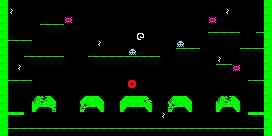

A 2D game scene composited from a Tiled map and its tileset images. What follows is a short description and the map's XML, with every tile layer's data as written:
An orthogonal 34x17 tile map with 8x8 px tiles, 1 tile layer (Tile Layer 1) and 8 objects (0, 1, 2, leftleft, rightright, ...).

<map version="1.0" orientation="orthogonal" renderorder="right-down" width="34" height="17" tilewidth="8" tileheight="8" nextobjectid="46">
 <properties>
  <property name="name" value="last battle" />
 </properties>
 <tileset firstgid="1" name="tileset" tilewidth="8" tileheight="8">
  <image source="tileset.png" width="160" height="80" />
 </tileset>
 <layer name="Tile Layer 1" width="34" height="17">
  <properties>
   <property name="texture" value="tileset" />
  </properties>
  <data encoding="csv">
1,0,0,0,0,0,0,0,0,0,0,0,0,0,0,0,0,0,0,0,0,0,0,0,0,0,0,0,0,0,0,0,0,1,
1,6,0,0,0,0,0,0,0,0,0,0,0,0,0,0,0,0,0,0,0,0,0,0,0,0,0,0,6,0,0,0,0,1,
1,0,0,0,0,0,0,0,7,0,0,0,0,0,0,0,0,0,0,0,0,0,0,0,0,0,7,0,0,0,0,0,0,1,
1,0,0,0,0,2,2,2,0,0,0,0,0,0,0,0,0,0,0,0,0,0,0,0,0,0,0,0,0,0,0,0,0,1,
1,0,0,0,0,0,0,0,0,0,0,0,0,0,0,0,0,13,0,0,0,0,0,0,0,0,2,2,2,2,0,0,2,1,
1,2,2,2,0,0,0,0,0,0,0,0,6,0,0,0,0,0,0,0,0,0,27,0,0,0,0,0,0,0,0,0,0,1,
1,0,0,0,0,0,0,0,0,0,0,0,0,0,0,0,27,0,0,0,0,0,2,2,2,0,0,0,0,0,2,2,2,1,
1,0,0,2,2,2,2,2,0,0,0,2,2,2,2,2,2,2,2,2,0,0,0,0,0,0,0,6,9,10,14,0,0,1,
1,0,6,0,0,0,0,0,0,0,0,0,0,0,0,0,0,0,0,0,0,0,0,0,0,0,0,2,2,7,0,0,0,1,
1,0,0,0,0,0,0,0,0,0,0,0,0,0,0,0,0,0,0,0,0,0,0,0,0,0,0,0,0,0,0,0,0,1,
1,2,2,2,0,0,0,0,0,0,0,0,0,0,0,0,20,0,0,0,0,0,0,0,0,0,0,0,0,0,0,2,2,1,
1,0,0,0,0,0,0,0,0,0,0,0,0,0,0,0,0,0,0,0,0,0,0,0,0,0,0,0,0,0,0,0,0,1,
1,0,0,0,121,101,41,0,0,0,21,1,41,0,0,21,1,1,141,0,0,121,1,41,0,0,0,121,101,41,0,0,0,1,
1,0,0,0,61,22,181,0,0,0,161,22,81,0,0,61,22,22,81,0,0,161,22,81,0,0,0,61,22,81,0,0,0,1,
1,22,22,0,0,0,0,0,0,0,0,0,0,0,0,0,0,0,0,0,6,0,0,0,0,0,0,0,0,0,0,22,22,1,
1,0,0,0,0,0,0,0,0,0,0,0,0,0,0,0,0,0,0,0,0,0,0,0,0,0,0,0,0,0,0,0,0,1,
1,2,2,2,2,2,2,2,2,2,2,2,2,2,2,2,2,2,2,2,2,2,2,2,2,2,2,2,2,2,2,2,2,1
</data>
 </layer>
 <objectgroup name="enemy">
  <properties>
   <property name="_type" value="1" />
   <property name="sizex" value="12" />
   <property name="sizey" value="8" />
   <property name="speedx" value="10" />
   <property name="speedy" value="10" />
   <property name="texture" value="enemies_12x8" />
  </properties>
  <object id="23" name="type0" type="0" x="172" y="16">
   <polyline points="0,0 24,0" />
  </object>
  <object id="35" name="type1" type="1" x="88" y="16">
   <polyline points="0,0 24,0" />
  </object>
  <object id="45" name="type2" type="2" x="28" y="48">
   <polyline points="0,0 24,0" />
  </object>
 </objectgroup>
 <objectgroup name="emiters">
  <properties>
   <property name="_type" value="2" />
   <property name="delay" value="9460" />
   <property name="sizex" value="3" />
   <property name="sizey" value="5" />
   <property name="speed" value="40" />
   <property name="texture" value="emiter_3x5" />
  </properties>
  <object id="26" name="leftleft" x="68" y="116">
   <properties>
    <property name="offset" value="3500" />
   </properties>
   <polyline points="0,0 0,-124" />
  </object>
  <object id="31" name="rightright" x="205" y="117">
   <properties>
    <property name="offset" value="9600" />
   </properties>
   <polyline points="0,0 0,-124" />
  </object>
  <object id="33" name="left" x="112" y="116">
   <properties>
    <property name="offset" value="7200" />
   </properties>
   <polyline points="0,0 0,-124" />
  </object>
  <object id="34" name="right" x="160" y="118">
   <properties>
    <property name="offset" value="6000" />
   </properties>
   <polyline points="0,0 0,-124" />
  </object>
 </objectgroup>
 <objectgroup name="enemy1">
  <properties>
   <property name="_type" value="1" />
   <property name="sizex" value="12" />
   <property name="sizey" value="8" />
   <property name="speedx" value="40" />
   <property name="speedy" value="10" />
   <property name="texture" value="enemies_12x8" />
  </properties>
  <object id="24" name="statek" type="3" x="208" y="120">
   <properties>
    <property name="reverse" value="0" />
   </properties>
   <polyline points="0,0 -92,0 -44,0 -140,0" />
  </object>
 </objectgroup>
</map>
